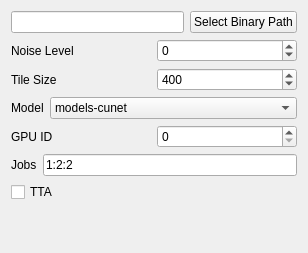
          <widget class="QWidget" name="waifu2xNcnnVulkanTab">
           <attribute name="title">
            <string>Waifu2X NCNN Vulkan</string>
           </attribute>
           <layout class="QVBoxLayout" name="verticalLayout_6">
            <item>
             <layout class="QHBoxLayout" name="waifu2xNcnnVulkanPathHorizontalLayout">
              <item>
               <widget class="QLineEdit" name="waifu2xNcnnVulkanPathLineEdit"/>
              </item>
              <item>
               <widget class="QPushButton" name="waifu2xNcnnVulkanPathSelectButton">
                <property name="text">
                 <string>Select Binary Path</string>
                </property>
               </widget>
              </item>
             </layout>
            </item>
            <item>
             <layout class="QHBoxLayout" name="waifu2xNcnnVulkanNoiseLevelHorizontalLayout">
              <item>
               <widget class="QLabel" name="waifu2xNcnnVulkanNoiseLevelLabel">
                <property name="text">
                 <string>Noise Level</string>
                </property>
               </widget>
              </item>
              <item>
               <widget class="QSpinBox" name="waifu2xNcnnVulkanNoiseLevelSpinBox">
                <property name="minimum">
                 <number>-1</number>
                </property>
                <property name="maximum">
                 <number>3</number>
                </property>
               </widget>
              </item>
             </layout>
            </item>
            <item>
             <layout class="QHBoxLayout" name="waifu2xNcnnVulkanTileSizeHorizontalLayout">
              <item>
               <widget class="QLabel" name="waifu2xNcnnVulkanTileSizeLabel">
                <property name="text">
                 <string>Tile Size</string>
                </property>
               </widget>
              </item>
              <item>
               <widget class="QSpinBox" name="waifu2xNcnnVulkanTileSizeSpinBox">
                <property name="minimum">
                 <number>32</number>
                </property>
                <property name="maximum">
                 <number>99999</number>
                </property>
                <property name="value">
                 <number>400</number>
                </property>
               </widget>
              </item>
             </layout>
            </item>
            <item>
             <layout class="QHBoxLayout" name="waifu2xNcnnVulkanModelHorizontalLayout">
              <item>
               <widget class="QLabel" name="waifu2xNcnnVulkanModelLabel">
                <property name="text">
                 <string>Model</string>
                </property>
               </widget>
              </item>
              <item>
               <widget class="QComboBox" name="waifu2xNcnnVulkanModelComboBox">
                <item>
                 <property name="text">
                  <string>models-cunet</string>
                 </property>
                </item>
                <item>
                 <property name="text">
                  <string>models-upconv_7_anime_style_art_rgb</string>
                 </property>
                </item>
                <item>
                 <property name="text">
                  <string>models-upconv_7_photo</string>
                 </property>
                </item>
               </widget>
              </item>
             </layout>
            </item>
            <item>
             <layout class="QHBoxLayout" name="waifu2xNcnnVulkanGpuIdHorizontalLayout">
              <item>
               <widget class="QLabel" name="waifu2xNcnnVulkanGpuIdLabel">
                <property name="text">
                 <string>GPU ID</string>
                </property>
               </widget>
              </item>
              <item>
               <widget class="QSpinBox" name="waifu2xNcnnVulkanGpuIdSpinBox"/>
              </item>
             </layout>
            </item>
            <item>
             <layout class="QHBoxLayout" name="waifu2xNcnnVulkanJobsHorizontalLayout">
              <item>
               <widget class="QLabel" name="waifu2xNcnnVulkanJobsLabel">
                <property name="text">
                 <string>Jobs</string>
                </property>
               </widget>
              </item>
              <item>
               <widget class="QLineEdit" name="waifu2xNcnnVulkanJobsLineEdit">
                <property name="text">
                 <string>1:2:2</string>
                </property>
               </widget>
              </item>
             </layout>
            </item>
            <item>
             <layout class="QHBoxLayout" name="waifu2xNcnnVulkanOptionsHorizontalLayout">
              <item>
               <widget class="QCheckBox" name="waifu2xNcnnVulkanTtaCheckBox">
                <property name="text">
                 <string>TTA</string>
                </property>
               </widget>
              </item>
             </layout>
            </item>
            <item>
             <spacer name="waifu2xNcnnVulkanVerticalSpacer">
              <property name="orientation">
               <enum>Qt::Vertical</enum>
              </property>
              <property name="sizeHint" stdset="0">
               <size>
                <width>20</width>
                <height>40</height>
               </size>
              </property>
             </spacer>
            </item>
           </layout>
          </widget>
